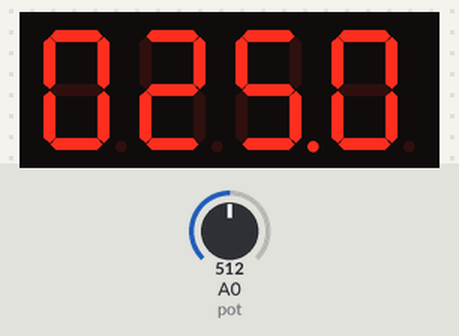
Simulated run of this sketch. Board: Arduino Uno, built with avr-gcc and run on an emulated ATmega328P. Shown: 4-digit seven-segment display. The test bench sets the inputs (shaded band); at power-on: A0 (pot) = 512.

Above: at 1.2 s.
1.3 s: A0 (pot) set to 716
At 2.3 s:
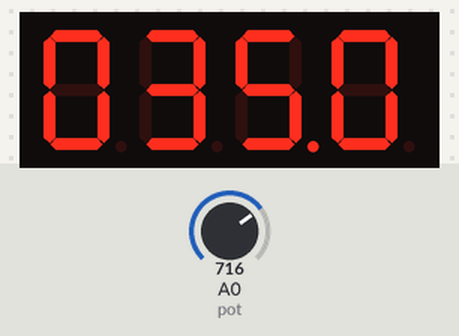
2.8 s: A0 (pot) set to 900
At 3.4 s:
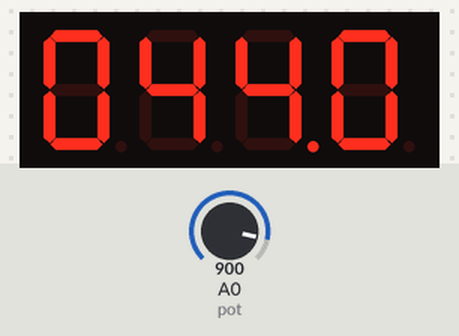
4.3 s: A0 (pot) set to 1023
At 5.7 s:
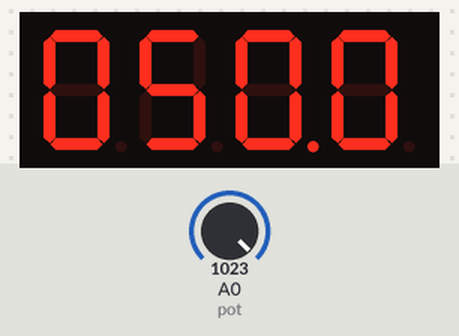
Timing chart, 0 to 7.3 s (numbered marks = the images above; inputs shaded):
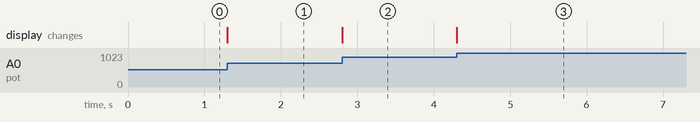

Measured:
- after the input at 1.3 s, the display: changes at once (image 1)
- after the input at 2.8 s, the display: changes at once (image 2)
- after the input at 4.3 s, the display: changes at once (image 3)

The sketch:

Digital_Voltmeter.ino
```cpp
#include <SevSeg.h>//library that handles seven segment displays
SevSeg sevseg; //creating an instance

const uint8_t segmentpins[] = {13, 12, 11, 10, 8, 7, 6, 5}; // array of pins connected to segments; A-G,+DP.
const uint8_t digitpins[] = {A1, A2, A3, A4}; //array of pins connected to the display pins (Cathode); 1-4.


void setup() {
  //setting pin modes

  for (int a=0; a<4; a++){
    pinMode(digitpins[a], OUTPUT);
  }

   for (int i=0; i<8; i++){
    pinMode(segmentpins[i], OUTPUT);
  }
pinMode(A0, INPUT);

// starting the library, passing number of digits, the pins associated with digits and segments, and turning 'leading zeros' bool to true.
sevseg.begin(COMMON_CATHODE, 4, digitpins, segmentpins, 0,0,1,0);
}

void loop() {
    float reading = analogRead(A0); //getting reading from pot
    float voltage = (reading/1023)*50; //converting to a voltage, multiplied by 100 to fit the display

        sevseg.setNumber(voltage, 1); //displaying the voltage
        sevseg.refreshDisplay(); //refreshing the display
}
```
